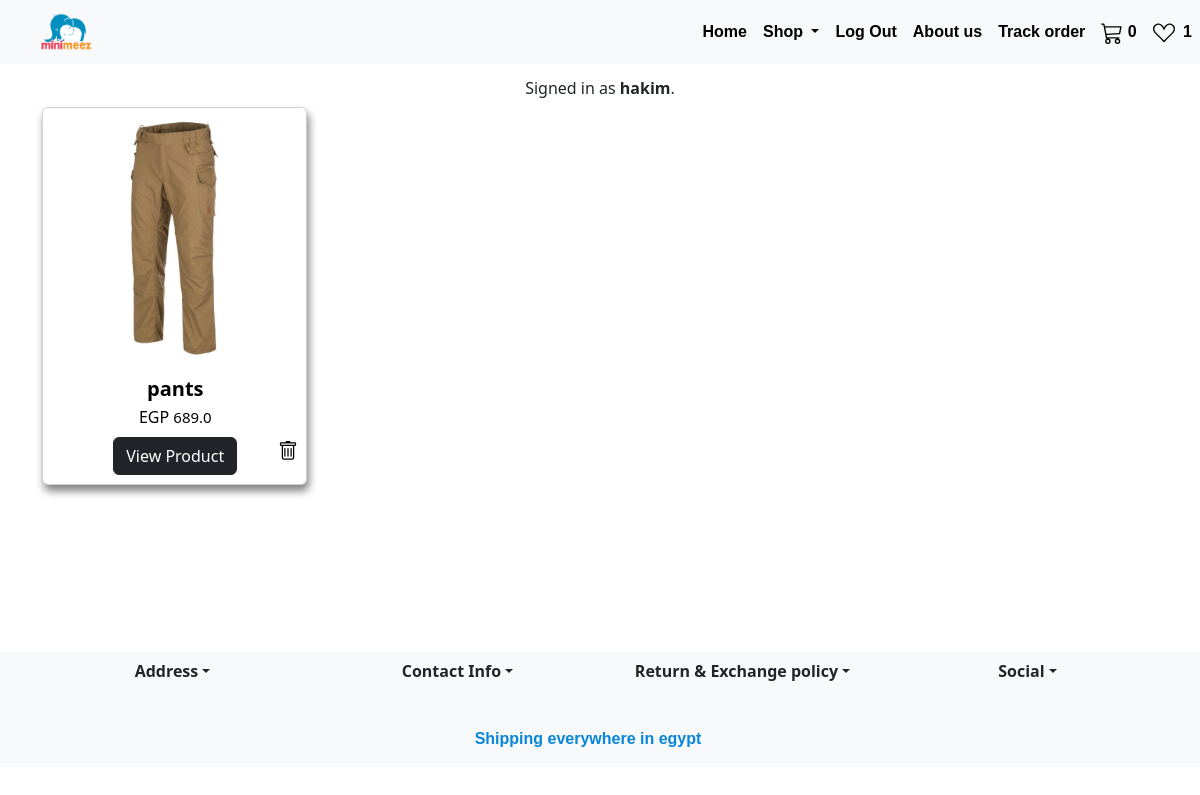
Page /wishlist (signed in) on the committed database.
### app/models.py (models this page shows, shortened)
class User(AbstractUser):
    phone_number = models.CharField(max_length=20 ,default="0000000000")
    address = models.CharField(max_length=100,default="address")

class Wishlist(models.Model):
    user=models.ForeignKey(User,on_delete=models.CASCADE,blank=True,null=True,related_name="wishlistUser")
    product=models.ForeignKey(product,on_delete=models.CASCADE,blank=True,null=True,related_name="wishlistProduct")

class product(models.Model):
    GENDER_CHOICES = [
        ('male', 'male'),
        ('female', 'female'),
    ]
    title=models.CharField(max_length=64)
    img = models.ImageField(upload_to='app/images')
    price=models.FloatField()
    gender=models.CharField(max_length=64,choices=GENDER_CHOICES)
    category=models.ForeignKey(Category,on_delete=models.CASCADE,blank=True,null=True,related_name="category")
    color=models.ManyToManyField(Color)
    size=models.ManyToManyField(Size)

### app/views.py (the view)
# urls.py: path('wishlist', views.Wishlist_view, name='wishlist'),
def Wishlist_view(request):
    wishlist = Wishlist.objects.filter(user=request.user)
    return render(request, "app/wishlist.html", {
        "wishlist": wishlist,
    })

### app/context_processors.py (called while the page is built)
def cart_count(request):
    if request.user.is_authenticated:
        cart= Cart.objects.filter(user=request.user)
        count=0
        for i in cart:
            count+=i.quantity
    else:
        count = 0
    return {'cart_count': count}

def categories(request):
    return {
        'allCategories': Category.objects.all()
    }

def wishlist_count(request):
    if request.user.is_authenticated:
        count = Wishlist.objects.filter(user=request.user).count()
    else:
        count = 0
    return {'wishlist_count': count}

### app/templates/app/wishlist.html (shortened to what this page needs)
{% extends "app/layout.html" %}
{% load static %}
{% block head %}
<link href="{% static 'app/css/cards.css' %}" rel="stylesheet">
{% endblock %}
{% block body %}
<div class="container text-center">
    <div id="deleteCards" class="row gy-3 ">
        {% for p in wishlist %}
        <div class="col-lg-3 col-md-4 col-sm-4 ">
            <div class="card mx-auto {{ product.gender }}">
                <a class="card-anchor">
                    <img src="{{ p.product.img.url }}" class="card-img-top card-img" alt="{{ p.product.title }}">
                    <div class="card-body">
                        <p class="card-text">{{ p.product.title }}</p>
                        <div class="row" style="display: inline-block;">
                            <div class="col">
                                <p class="currency">EGP</p>
                                <p class="price">{{ p.product.price }}</p>
                            </div>
                        </div>
                        <div class="row my-2 no-gutters">
                            <div class="col-10">
                                <a class="btn btn-dark ml-5" href="{% url 'product' id=p.product.id %}">View
                                    Product</a>
                            </div>
                            <div class="col-2">
                                <form class="submitWishlist" action="{% url 'addToWishlist' callingPage='category' %}"
                                    method="post">
                                    <button class="mr-3">
                                    </button>
                                </form>
                            </div>
                        </div>
                    </div>
                </a>
            </div>
        </div>
        {% empty %}
        <p>No products found.</p>
        {% endfor %}
    </div>
</div>
{% endblock %}

### app/templates/app/layout.html (shortened to what this page needs)
{% load static %}
<!DOCTYPE html>
<html lang="en">
<head>
    <link rel="stylesheet" href="https://stackpath.bootstrapcdn.com/bootstrap/4.4.1/css/bootstrap.min.css"
>
    <link href="{% static 'app/bootstrap.min.css' %}" rel="stylesheet">
    <link href="{% static 'app/headerfooter.css' %}" rel="stylesheet">
    {% block head %}
    {% endblock %}
</head>
<body>
    <header>
        <nav class="navbar navbar-expand-lg navbar-light bg-light">
            <a class="navbar-brand" href="#">
                <img id="logo" src="{% static 'app/icons/logo.png' %}" alt="logo"></a>
            <div class="collapse navbar-collapse" id="navbarNav">
                <ul class="navbar-nav ml-auto">
                    <li class="nav-item">
                        <a class="nav-link" href="{% url 'index' %}">Home</a>
                    </li>
                    <li class="nav-item dropdown">
                        <a class="nav-link dropdown-toggle" href="#" role="button" data-bs-toggle="dropdown"
                            aria-expanded="false">
                            Shop
                        </a>
                    </li>
                    {% if user.is_authenticated %}
                    <li class="nav-item">
                        <a class="nav-link" href="{% url 'logout' %}">Log Out</a>
                    </li>
                    {% endif %}
                    <li class="nav-item">
                        <a class="nav-link" href="{% url 'aboutUs' %}">About us</a>
                    </li>
                    {% if user.is_authenticated %}
                    <li class="nav-item">
                        <a class="nav-link" href="{% url 'trackOrder' %}">Track order</a>
                    </li>
                    {% else %}
                    <li class="nav-item">
                        <a class="nav-link" href="{% url 'login' %}">Track order</a>
                    </li>
                    {% endif %}
                </ul>
            </div>
            <li class="navbar-nav nav-item tool">
                <div style="display: flex">
                    {% if user.is_authenticated %}
                    <a id="cartIcon" href="{% url 'cart' %}" class="nav-link cartTooltip" data-toggle="tooltip"
                        data-placement="bottom" title="cart">
                        <span id="cart_count">{{ cart_count }}</span>
                    </a>
                    {% else %}
                    <a href="{%url 'login' %}" class="nav-link"><img role="img" src="{% static 'app/icons/cart3.svg'%}"
                            class="nav-icon"></a>
                    {% endif %}
                    {% if user.is_authenticated %}
                    <a id="wishlistIcon" href="{% url 'wishlist' %}" class="nav-link wishlistTooltip" data-toggle="tooltip"
                        data-placement="bottom" title="wishlist">
                          <span id="wishlist_count" class="ml-1">{{ wishlist_count }}</span></a>
                    {% else %}
                    <a href="{%url 'login' %}" class="nav-link"><img src="{% static 'app/icons/heart.svg'%}"
                            class="nav-icon"></a>
                    {% endif %}
                </div>
            </li>
        </nav>
    </header>
    <div class="content">
        <div class="text-center">
            {% if user.is_authenticated %}
            Signed in as <strong>{{ user.username }}</strong>.
            {% else %}
            Not signed in.
            {% endif %}
        </div>
        {% block body %}
        {% endblock %}
    </div>
    <footer class="bg-light text-light mt-3">
        <div class="container">
            <div class="row">
                <div class="col-lg-3 col-md-12">
                    <button data-target="#address" class="btn btn-white dropdown-toggle btn-block btnstyle"
                        type="button" data-toggle="collapse">Address</button>
                </div>
                <div class="col-lg-3 col-md-12">
                    <button data-target="#contactinfo" class="btn btn-white dropdown-toggle btn-block btnstyle"
                        type="button" data-toggle="collapse">Contact Info</button>
                </div>
                <div class="col-lg-3 col-md-12">
                    <button data-target="#exchange" class="btn btn-white dropdown-toggle btn-block btnstyle"
                        type="button" data-toggle="collapse">Return & Exchange policy</button>
                </div>
                <div class="col-lg-3 col-md-12">
                    <button data-target="#followus" class="btn btn-white dropdown-toggle btn-block btnstyle"
                        type="button" data-toggle="collapse">Social</button>
                </div>
                <div class="row justify-content-center">
                    <div class="col">
                        <div id="abovenavbar">
                            <p> Shipping everywhere in egypt </p>
                        </div>
                    </div>
                </div>
            </div>
        </div>
    </footer>
</body>
</html>

### app/static/app/headerfooter.css (style rules this page uses)
.navbar-brand img { width: 1.5cm; height: 1cm; margin-left: 1cm; padding: 0; }
.navbar { font-weight: bold; font-family: 'Tajawal', sans-serif; }
.nav-link { color: #000000 !important; }
footer { margin-top: 1cm; width: 100%; }
#abovenavbar { padding: 0; margin-top: 1cm; color: #0786da; font-family: 'Tajawal', sans-serif; text-align: center; font-weight: bold; }
.btnstyle { font-weight: bold; }
#navbarNav { float: right; }
header { position: fixed; top: 0; width: 100%; z-index: 100; }
.content { margin-top: 2cm; min-height: 70vh; }
.cartTooltip { z-index: 200; }
.wishlistTooltip { z-index: 200; }

### app/static/app/css/cards.css (style rules this page uses)
.card { margin: 0.2cm; padding: 0px; box-shadow: 2px 6px 8px 0 grey; height: 10cm; width: 7cm; transition: all 0.3s; }
.card-img { height: 7cm; }
.card-body { height: 3cm; width: 7cm; padding: 0px !important; }
.card-text { color: black; font-size: 20px; font-weight: bold; margin: 1px; }
.price { color: black; text-decoration: none !important; font-size: 15px; margin: 0px; text-align: center !important; }
.currency, .price { display: inline; margin: 0; }
.card-anchor { text-decoration: none !important; color: black !important; }

### app/templates/app/wishlist.html (style rules this page uses)
.submitWishlist button { border: none; background-color: transparent; }

### rows in the picture
User: username "hakim"
Wishlist: product.img (picture), product "pants", product.price "689.0"

### other values in the picture
{{ cart_count }} "0"
{{ wishlist_count }} "1"
